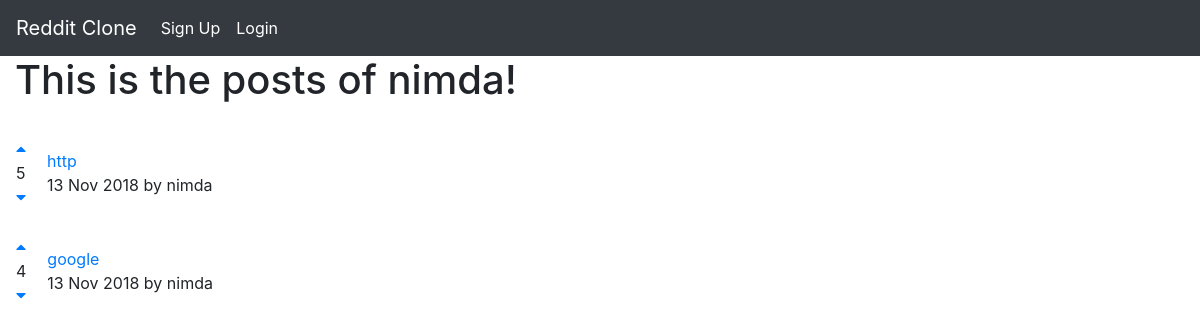
Page /post/user/1 on the committed database.
### post/models.py (models this page shows)
class Post(models.Model):
    title = models.CharField(max_length=200)
    url = models.TextField()
    pub_date = models.DateTimeField()
    author = models.ForeignKey(User)
    votes_total = models.IntegerField(default = 0)
    def pub_date_pretty(self):
        return self.pub_date.strftime('%e %b %Y')

### post/views.py (the view)
# urls.py: url(r'^user/(?P<fk>[0-9]+)', views.userpost, name='userpost'),
def userpost(request, fk):
    post=Post.objects.filter(author__id=fk).order_by('-votes_total')
    author = User.objects.get(pk=fk)
    return render(request, 'post/userpost.html', {'post':post, 'author':author})

### post/templates/post/userpost.html (shortened to what this page needs)
{% extends 'base.html' %}
{% block content %}
<h1>This is the posts of {{author.username}}!</h1>
{% for post in post.all %}
<table>
  <tr>
    <td style="padding-right: 20px;"><a href="#" onClick="document.getElementById('upvote{{ post.id }}').submit()"><i class="fas fa-caret-up"></i></a></br>{{post.votes_total}}</br>
      <a href="#" onClick="document.getElementById('downvote{{ post.id }}').submit()"><i class="fas fa-caret-down"></i></a></td>
    <td><a href="{{ post.url }}">{{post.title}}</a></br>{{post.pub_date_pretty}} by {{post.author.username}}</td>
  </tr>
</table>
{% endfor %}
{% endblock %}

### rows in the picture
Post: votes_total "5", title "http", pub_date_pretty "13 Nov 2018", author.username "nimda"
Post: votes_total "4", title "google", pub_date_pretty "13 Nov 2018", author.username "nimda"

### other values in the picture
{{ author.username }} "nimda"
